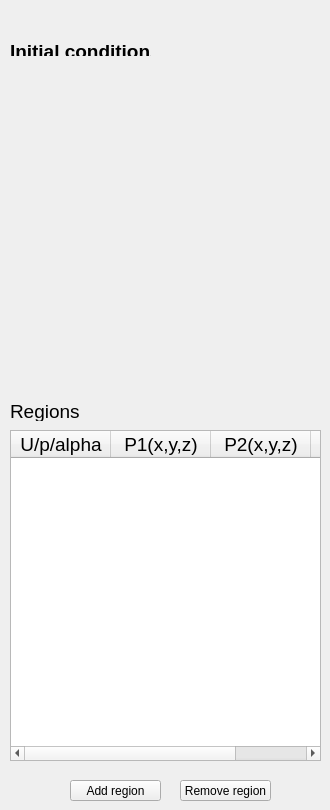
     <widget class="QWidget" name="page_11">
      <widget class="QToolButton" name="GeoB_AddPoint_5">
       <property name="geometry">
        <rect>
         <x>70</x>
         <y>780</y>
         <width>91</width>
         <height>21</height>
        </rect>
       </property>
       <property name="text">
        <string>Add region</string>
       </property>
      </widget>
      <widget class="QToolButton" name="GeoB_RemPoint_5">
       <property name="geometry">
        <rect>
         <x>180</x>
         <y>780</y>
         <width>91</width>
         <height>21</height>
        </rect>
       </property>
       <property name="text">
        <string>Remove region</string>
       </property>
      </widget>
      <widget class="QTableWidget" name="GeoB_InterfaceTable_5">
       <property name="geometry">
        <rect>
         <x>10</x>
         <y>430</y>
         <width>311</width>
         <height>331</height>
        </rect>
       </property>
       <property name="alternatingRowColors">
        <bool>true</bool>
       </property>
       <column>
        <property name="text">
         <string>U/p/alpha</string>
        </property>
        <property name="font">
         <font>
          <pointsize>14</pointsize>
         </font>
        </property>
        <property name="textAlignment">
         <set>AlignCenter</set>
        </property>
       </column>
       <column>
        <property name="text">
         <string>P1(x,y,z)</string>
        </property>
        <property name="font">
         <font>
          <pointsize>14</pointsize>
         </font>
        </property>
        <property name="textAlignment">
         <set>AlignCenter</set>
        </property>
       </column>
       <column>
        <property name="text">
         <string>P2(x,y,z)</string>
        </property>
        <property name="font">
         <font>
          <pointsize>14</pointsize>
         </font>
        </property>
        <property name="textAlignment">
         <set>AlignCenter</set>
        </property>
       </column>
       <column>
        <property name="text">
         <string>Value</string>
        </property>
        <property name="font">
         <font>
          <pointsize>14</pointsize>
         </font>
        </property>
        <property name="textAlignment">
         <set>AlignCenter</set>
        </property>
       </column>
      </widget>
      <widget class="QLabel" name="GeoC_BathfileLabel_10">
       <property name="geometry">
        <rect>
         <x>10</x>
         <y>400</y>
         <width>151</width>
         <height>21</height>
        </rect>
       </property>
       <property name="font">
        <font>
         <pointsize>14</pointsize>
        </font>
       </property>
       <property name="focusPolicy">
        <enum>Qt::ClickFocus</enum>
       </property>
       <property name="text">
        <string>&lt;html&gt;&lt;head/&gt;&lt;body&gt;&lt;p&gt;Regions&lt;/p&gt;&lt;/body&gt;&lt;/html&gt;</string>
       </property>
      </widget>
      <widget class="QLabel" name="label_16">
       <property name="geometry">
        <rect>
         <x>10</x>
         <y>40</y>
         <width>141</width>
         <height>16</height>
        </rect>
       </property>
       <property name="font">
        <font>
         <pointsize>14</pointsize>
        </font>
       </property>
       <property name="text">
        <string>&lt;html&gt;&lt;head/&gt;&lt;body&gt;&lt;p&gt;&lt;span style=&quot; font-weight:600;&quot;&gt;Initial conditions&lt;/span&gt;&lt;/p&gt;&lt;/body&gt;&lt;/html&gt;</string>
       </property>
      </widget>
     </widget>
